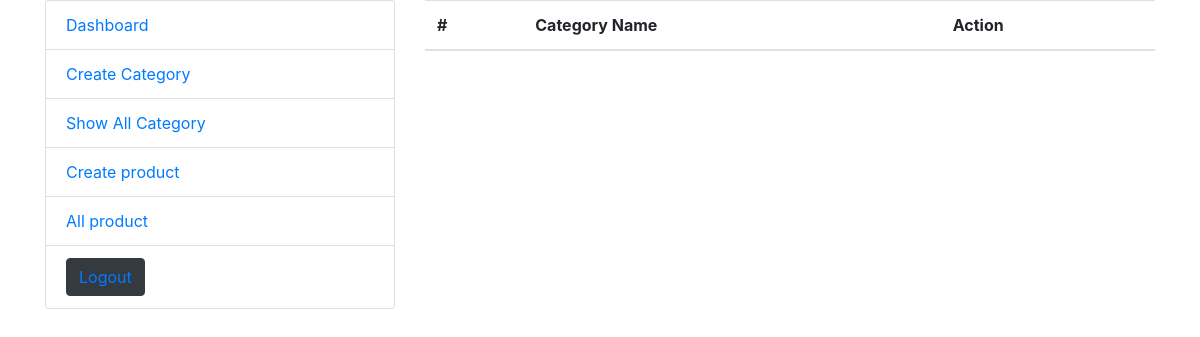
Before: /admin/categories/all_category.php (signed in) with the older database file.
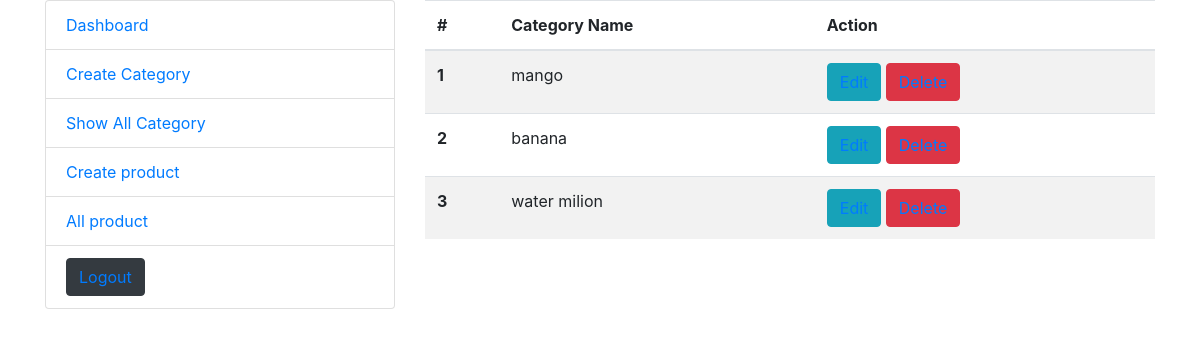
After: the same page with the newer database file.
### tables this page shows
CREATE TABLE `product_category` (
  `category_id` int(11) NOT NULL,
  `category_name` varchar(255) NOT NULL
);

### admin/categories/all_category.php (the view, shortened to what this page needs)
<?php
include '../../inc/database.php';
$sql = "select * from product_category";
$result = mysqli_query($con,$sql);
?>
<!doctype html>
<html lang="en">
  <head>
    <link rel="stylesheet" href="../css/bootstrap.min.css">
    <link rel="stylesheet" type="text/css" href="style.css">
  </head>
  <body>
    <div class="container">
      <div class="row">
        <div class="col-md-4">
          <ul class="list-group">
            <li class="list-group-item">
              <a href="../dashboard.php">Dashboard</a>
            </li>
            <li class="list-group-item">
              <a href="../categories/create.php">Create Category</a>
            </li>
            <li class="list-group-item">
              <a href="../categories/all_category.php">Show All Category</a>
            </li>
              <li class="list-group-item">
              <a href="create.php">Create product</a>
            </li>
              <li class="list-group-item">
              <a href="all_product.php">All product</a>
            </li>
            <li class="list-group-item">
              <button class="btn btn-dark"><a style="text-decoration: none" href="../logout.php">Logout</a></button>
            </li>
          </ul>
        </div>
        <div class="col-md-8">
          <table class="table table-striped">
              <thead>
                <tr>
                  <th scope="col">#</th>
                  <th scope="col">Category Name</th>
                  <th scope="col">Action</th>
                </tr>
              </thead>
              <tbody>
              <?php
              $seriel = 1;
               while($row = mysqli_fetch_assoc($result)){?>
                <tr>
                  <th scope="row"><?php echo $seriel++ ?></th>
                  <td><?php echo $row['category_name'] ?></td>
                    <td>
                      <button class="btn btn-info"><a href="update.php?id=<?php echo $row['category_id']?>">Edit</a></button>
                      <button class="btn btn-danger"><a href="delete.php?id=<?php echo $row['category_id']?>">Delete</a></button>
                    </td>
                </tr>
              <?php } ?>
              </tbody>
            </table>
        </div>
      </div>
    </div>
  </body>
</html>

Changed rows visible on the page:
added product_category: category_name "mango"
added product_category: category_name "banana"
added product_category: category_name "water milion"
